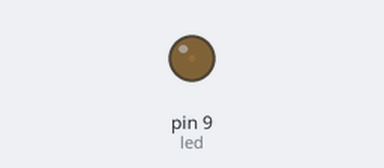
Recording of a sketch running on a simulated Arduino Uno, built with avr-gcc and run on an emulated ATmega328P. Parts: output pins drawn as LEDs (lit = HIGH).

Above: at 0.05 s.
At 2.95 s:
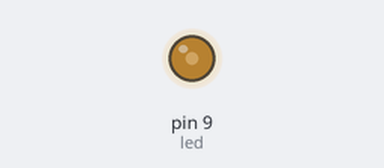
At 4.6 s:
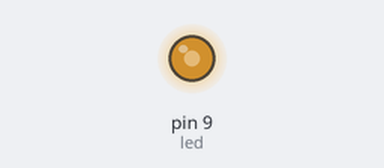
At 9.2 s:
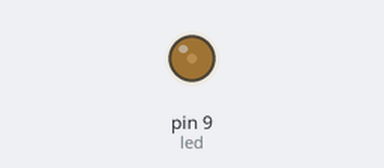
Timing chart, 0 to 13.9 s (numbered marks = the images above):
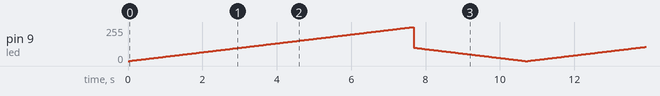

The sketch:

Fading_led.ino
```cpp
int led = 9;    // LED connected to digital pin 9
int i;
void setup() {
  pinMode(led,OUTPUT);
}

void loop()
{
  for (i = 0 ; i<= 255; i++)
  {
    analogWrite(led,i);
    delay(30);
  }
  for (i= 100 ; i >= 0; i--)
  {
    analogWrite(led, i);
    delay(30);
  }
}
```
